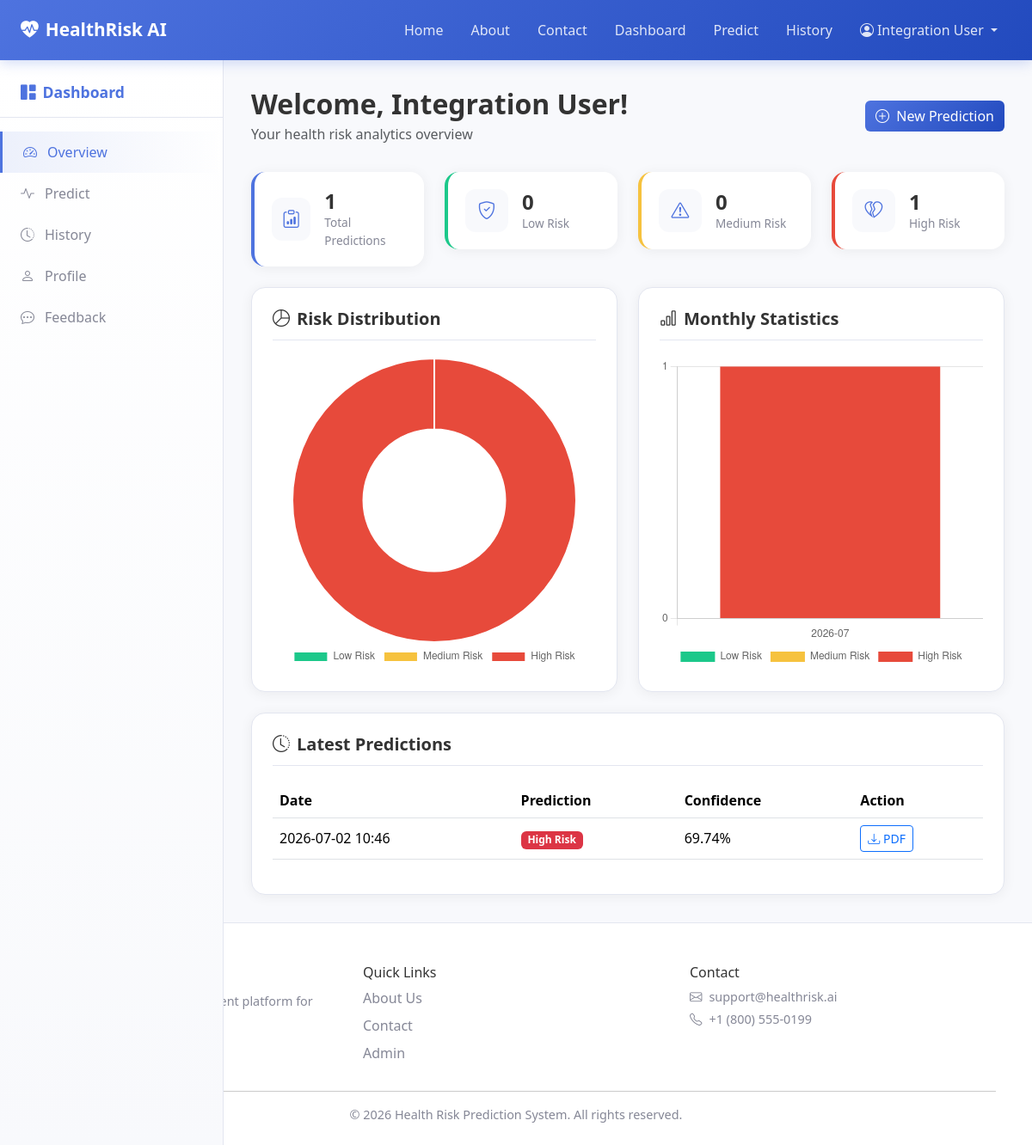
The app's page /dashboard (signed in) with its own data.
### Health-Risk-Prediction-System/utils/database.py (models this page shows)
class Prediction(db.Model):
    __tablename__ = "predictions"
    id = db.Column(db.Integer, primary_key=True)
    user_id = db.Column(db.Integer, db.ForeignKey("users.id"), nullable=False)
    prediction = db.Column(db.String(50), nullable=False)
    probability = db.Column(db.Float, nullable=False)
    confidence = db.Column(db.Float, nullable=False)
    recommendation = db.Column(db.Text, nullable=False)
    created_at = db.Column(db.DateTime, default=datetime.utcnow)

### Health-Risk-Prediction-System/app.py (the view)
@app.route("/dashboard")
@login_required
def dashboard():
    user_id = session["user_id"]
    predictions = Prediction.query.filter_by(user_id=user_id).order_by(Prediction.created_at.desc()).all()
    low_count = sum(1 for p in predictions if p.prediction == "Low Risk")
    medium_count = sum(1 for p in predictions if p.prediction == "Medium Risk")
    high_count = sum(1 for p in predictions if p.prediction == "High Risk")
    monthly_stats = get_monthly_statistics(predictions)
    return render_template(
        "dashboard.html",
        predictions=predictions[:10],
        total_predictions=len(predictions),
        low_count=low_count,
        medium_count=medium_count,
        high_count=high_count,
        monthly_stats=monthly_stats,
    )

### Health-Risk-Prediction-System/app.py (called while the page is built)
@app.context_processor
def inject_globals():
    return {
        "current_year": datetime.utcnow().year,
        "user_name": session.get("user_name"),
        "is_admin": "admin_id" in session,
        "is_logged_in": "user_id" in session,
        "risk_badge_class": risk_badge_class,
        "format_datetime": format_datetime,
    }

### Health-Risk-Prediction-System/utils/helpers.py (called while the page is built)
def login_required(view_func):
    @wraps(view_func)
    def wrapper(*args, **kwargs):
        if "user_id" not in session:
            flash("Please log in to access this page.", "warning")
            return redirect(url_for("login"))
        return view_func(*args, **kwargs)
    return wrapper

def format_datetime(value):
    if not value:
        return ""
    if isinstance(value, str):
        return value
    return value.strftime("%Y-%m-%d %H:%M")

def get_monthly_statistics(predictions):
    stats = {}
    for prediction in predictions:
        month_key = prediction.created_at.strftime("%Y-%m")
        if month_key not in stats:
            stats[month_key] = {"Low Risk": 0, "Medium Risk": 0, "High Risk": 0, "total": 0}
        stats[month_key][prediction.prediction] = stats[month_key].get(prediction.prediction, 0) + 1
        stats[month_key]["total"] += 1
    return stats

def risk_badge_class(risk_level):
    mapping = {
        "Low Risk": "success",
        "Medium Risk": "warning",
        "High Risk": "danger",
    }
    return mapping.get(risk_level, "secondary")

### Health-Risk-Prediction-System/templates/dashboard.html (shortened to what this page needs)
{% extends "base.html" %}
{% block content %}
<div class="dashboard-layout">
    <aside class="sidebar">
        <div class="sidebar-header">
            <i class="bi bi-grid-1x2-fill me-2"></i>Dashboard
        </div>
        <ul class="sidebar-nav">
            <li><a href="{{ url_for('dashboard') }}" class="active"><i class="bi bi-speedometer2"></i> Overview</a></li>
            <li><a href="{{ url_for('predict_page') }}"><i class="bi bi-activity"></i> Predict</a></li>
            <li><a href="{{ url_for('history') }}"><i class="bi bi-clock-history"></i> History</a></li>
            <li><a href="{{ url_for('profile') }}"><i class="bi bi-person"></i> Profile</a></li>
            <li><a href="{{ url_for('feedback_page') }}"><i class="bi bi-chat-dots"></i> Feedback</a></li>
        </ul>
    </aside>
    <main class="dashboard-content">
        <div class="page-header">
            <div>
                <h2 class="fw-bold mb-1">Welcome, {{ user_name }}!</h2>
                <p class="text-muted mb-0">Your health risk analytics overview</p>
            </div>
            <a href="{{ url_for('predict_page') }}" class="btn btn-primary">
                <i class="bi bi-plus-circle me-1"></i> New Prediction
            </a>
        </div>
        <div class="row g-4 mb-4">
            <div class="col-md-3">
                <div class="stat-card stat-primary">
                    <div class="stat-icon"><i class="bi bi-clipboard-data"></i></div>
                    <div><h3>{{ total_predictions }}</h3><p>Total Predictions</p></div>
                </div>
            </div>
            <div class="col-md-3">
                <div class="stat-card stat-success">
                    <div class="stat-icon"><i class="bi bi-shield-check"></i></div>
                    <div><h3>{{ low_count }}</h3><p>Low Risk</p></div>
                </div>
            </div>
            <div class="col-md-3">
                <div class="stat-card stat-warning">
                    <div class="stat-icon"><i class="bi bi-exclamation-triangle"></i></div>
                    <div><h3>{{ medium_count }}</h3><p>Medium Risk</p></div>
                </div>
            </div>
            <div class="col-md-3">
                <div class="stat-card stat-danger">
                    <div class="stat-icon"><i class="bi bi-heartbreak"></i></div>
                    <div><h3>{{ high_count }}</h3><p>High Risk</p></div>
                </div>
            </div>
        </div>
        <div class="row g-4">
            <div class="col-lg-6">
                <div class="content-card">
                    <h5 class="card-title"><i class="bi bi-pie-chart me-2"></i>Risk Distribution</h5>
                    <canvas id="riskPieChart" height="250"></canvas>
                </div>
            </div>
            <div class="col-lg-6">
                <div class="content-card">
                    <h5 class="card-title"><i class="bi bi-bar-chart me-2"></i>Monthly Statistics</h5>
                    <canvas id="monthlyChart" height="250"></canvas>
                </div>
            </div>
        </div>
        <div class="content-card mt-4">
            <h5 class="card-title"><i class="bi bi-clock-history me-2"></i>Latest Predictions</h5>
            {% if predictions %}
            <div class="table-responsive">
                <table class="table table-hover align-middle">
                    <thead><tr><th>Date</th><th>Prediction</th><th>Confidence</th><th>Action</th></tr></thead>
                    <tbody>
                        {% for p in predictions %}
                        <tr>
                            <td>{{ format_datetime(p.created_at) }}</td>
                            <td><span class="badge bg-{{ risk_badge_class(p.prediction) }}">{{ p.prediction }}</span></td>
                            <td>{{ p.confidence }}%</td>
                            <td><a href="{{ url_for('download_report', prediction_id=p.id) }}" class="btn btn-sm btn-outline-primary"><i class="bi bi-download"></i> PDF</a></td>
                        </tr>
                        {% endfor %}
                    </tbody>
                </table>
            </div>
            {% else %}
            <p class="text-muted text-center py-4">No predictions yet. <a href="{{ url_for('predict_page') }}">Start your first prediction</a></p>
            {% endif %}
        </div>
    </main>
</div>
{% endblock %}
{% block extra_js %}
<script>
document.addEventListener('DOMContentLoaded', function() {
    initRiskPieChart('riskPieChart', {{ low_count }}, {{ medium_count }}, {{ high_count }});
    initMonthlyChart('monthlyChart', {{ monthly_stats | tojson }});
});
</script>
{% endblock %}

### Health-Risk-Prediction-System/static/css/style.css (style rules this page uses)
:root { --primary: #4e73df; --primary-dark: #2e59d9; --secondary: #858796; --success: #1cc88a; --info: #36b9cc; --warning: #f6c23e; --danger: #e74a3b; --light: #f8f9fc; --dark: #5a5c69; --gradient-start: #4e73df; --gradient-end: #224abe; --sidebar-width: 260px; --navbar-height: 70px; }
* { margin: 0; padding: 0; box-sizing: border-box; }
body { font-family: 'Segoe UI', Tahoma, Geneva, Verdana, sans-serif; background-color: var(--light); color: #333; min-height: 100vh; display: flex; flex-direction: column; }
.dashboard-layout { display: flex; min-height: calc(100vh - var(--navbar-height)); }
.sidebar { width: var(--sidebar-width); background: linear-gradient(180deg, #fff 0%, #f8f9fc 100%); border-right: 1px solid #e3e6f0; padding: 1.5rem 0; position: fixed; top: var(--navbar-height); bottom: 0; left: 0; overflow-y: auto; z-index: 100; }
.sidebar-header { padding: 0 1.5rem 1rem; font-weight: 700; font-size: 1.1rem; color: var(--primary); border-bottom: 1px solid #e3e6f0; margin-bottom: 1rem; }
.sidebar-nav { list-style: none; padding: 0; }
.sidebar-nav li a { display: flex; align-items: center; gap: 0.75rem; padding: 0.75rem 1.5rem; color: var(--secondary); text-decoration: none; transition: all 0.3s ease; font-weight: 500; }
.sidebar-nav li a:hover, .sidebar-nav li a.active { background: linear-gradient(90deg, rgba(78, 115, 223, 0.1), transparent); color: var(--primary); border-left: 3px solid var(--primary); }
.dashboard-content { flex: 1; margin-left: var(--sidebar-width); padding: 2rem; }
.page-header { display: flex; justify-content: space-between; align-items: center; margin-bottom: 2rem; flex-wrap: wrap; gap: 1rem; }
.content-card { background: #fff; border-radius: 16px; padding: 1.5rem; box-shadow: 0 2px 15px rgba(0, 0, 0, 0.06); border: 1px solid #e3e6f0; }
.card-title { font-weight: 600; margin-bottom: 1.25rem; padding-bottom: 0.75rem; border-bottom: 1px solid #e3e6f0; }
.stat-card { background: #fff; border-radius: 16px; padding: 1.25rem; display: flex; align-items: center; gap: 1rem; box-shadow: 0 2px 15px rgba(0, 0, 0, 0.06); border-left: 4px solid var(--primary); transition: transform 0.3s ease; }
.stat-primary { border-left-color: var(--primary); }
.stat-success { border-left-color: var(--success); }
.stat-warning { border-left-color: var(--warning); }
.stat-danger { border-left-color: var(--danger); }
.stat-icon { width: 50px; height: 50px; border-radius: 12px; display: flex; align-items: center; justify-content: center; font-size: 1.3rem; background: var(--light); color: var(--primary); }
.stat-card h3 { font-weight: 700; margin-bottom: 0; font-size: 1.5rem; }
.stat-card p { margin-bottom: 0; color: var(--secondary); font-size: 0.85rem; }
.btn-primary { background: linear-gradient(135deg, var(--primary), var(--gradient-end)); border: none; transition: transform 0.2s, box-shadow 0.2s; }

### records on screen
Prediction: created_at "2026-07-02 10:46", prediction "High Risk", confidence "69.74"

### other values on screen
{{ user_name }} "Integration User"
{{ total_predictions }} "1"
{{ low_count }} "0"
{{ medium_count }} "0"
{{ high_count }} "1"
chart data {{ low_count }} 0
chart data {{ medium_count }} 0
chart data {{ monthly_stats | tojson }} {"2026-07": {"High Risk": 1, "Low Risk": 0, "Medium Risk": 0, "total": 1}}
